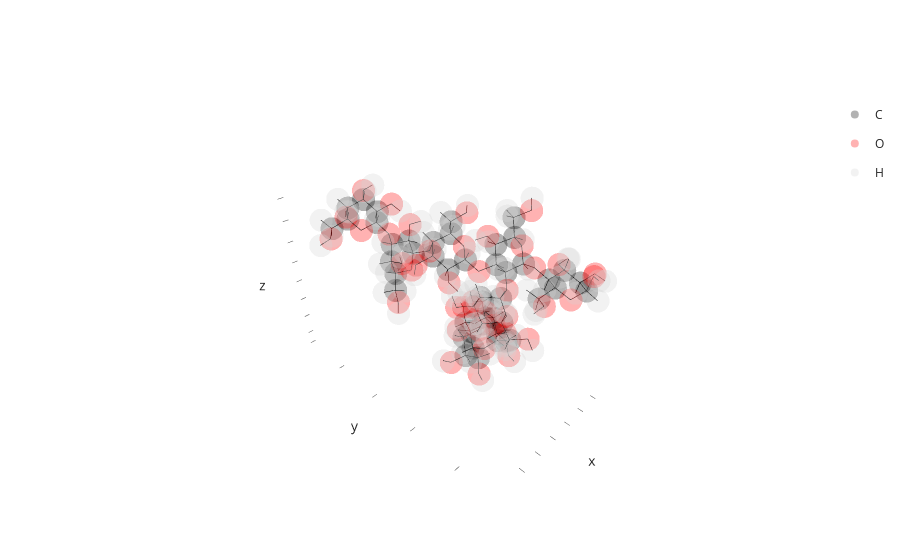

The notebook cell saved with this chart:
### Markdown cell above
#### Using method syntax

Now let's repeat the same using the method syntax. Here we will need to add more `inplace=False` statements since we want to reuse the individual molecules multiple times. We did not have to bother with this using the functional syntax since we automatically generated copies there. On the other hand, we now can work a little more efficiently since we don't create too many unnecessary copies of objects (of course, we could have achieved the same with the functional syntax by adjusting the `copy` arguments).

### Code cell
glycan2 = glc.attach(glc, link="14bb", inplace=False)

# now build the galactose branch
gal_branch2 = gal.attach(gal, link="14aa", inplace=False)
gal_branch2.attach(gal, link="13aa")

# now build the mannose branch
man_branch2 = man.attach(man, "14bb", inplace=False)
man_branch2.attach(glc, "14ab")

# now attach both branches to the glucose-glucose
glycan2.attach(gal_branch2, link="13ab", other_residue=1)
glycan2.attach(man_branch2, link="12bb", at_residue=2, other_residue=1)

# that's it! now we can visualize the glycan
glycan2.show()
